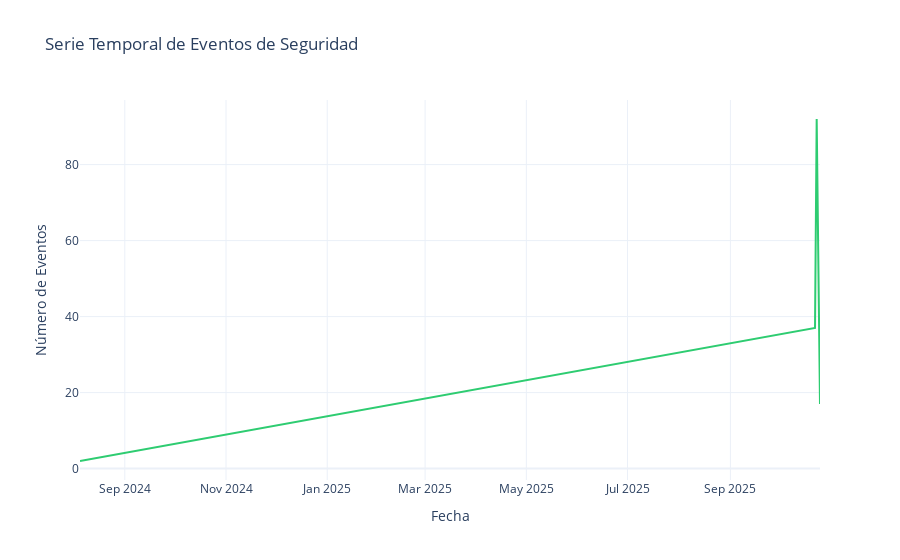

The code cell stored with this chart in its notebook:
### Markdown cell above
### 4.2 Serie Temporal de Eventos

### Code cell
# Visualización interactiva con Plotly
if df is not None:
    daily_events = df.groupby(df['date'].dt.date).size().reset_index()
    daily_events.columns = ['date', 'events']
    
    fig = px.line(
        daily_events,
        x='date',
        y='events',
        title='Serie Temporal de Eventos de Seguridad',
        labels={'date': 'Fecha', 'events': 'Número de Eventos'}
    )
    fig.update_traces(line_color='#2ecc71', line_width=2)
    fig.update_layout(hovermode='x unified')
    fig.show()

### Figure 1 — Plotly figure (JSON) as saved in the notebook; plotly's stock layout.template omitted (floating-point values rounded to 4 significant figures)
{"data": [{"hovertemplate": "Fecha=%{x}<br>Número de Eventos=%{y}<extra></extra>", "legendgroup": "", "line": {"color": "#2ecc71", "dash": "solid", "width": 2}, "marker": {"symbol": "circle"}, "mode": "lines", "name": "", "orientation": "v", "showlegend": false, "type": "scatter", "x": ["2024-08-05", "2025-10-22", "2025-10-23", "2025-10-25"], "xaxis": "x", "y": [2, 37, 92, 17], "yaxis": "y"}], "layout": {"hovermode": "x unified", "legend": {"tracegroupgap": 0}, "title": {"text": "Serie Temporal de Eventos de Seguridad"}, "xaxis": {"anchor": "y", "domain": [0, 1], "title": {"text": "Fecha"}}, "yaxis": {"anchor": "x", "domain": [0, 1], "title": {"text": "Número de Eventos"}}}}
